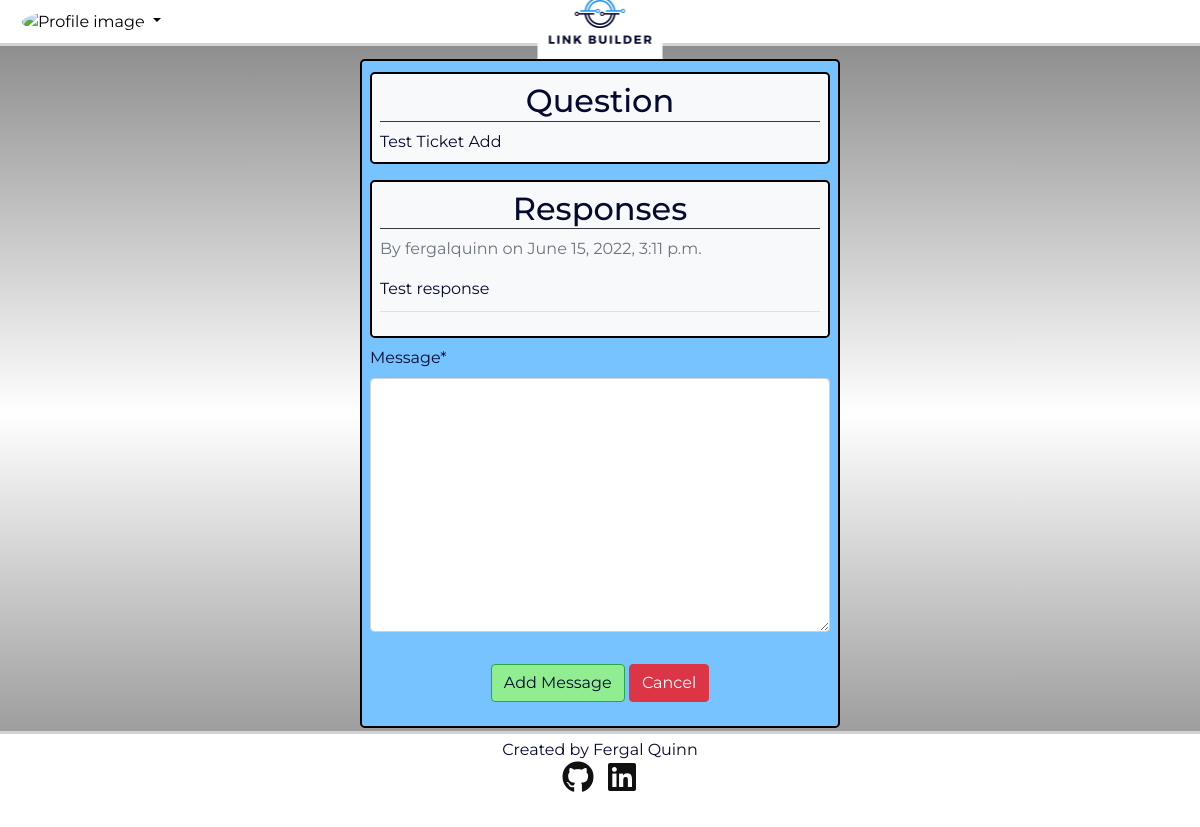
Page /ticket-details/8/ (signed in) on the earlier database version.
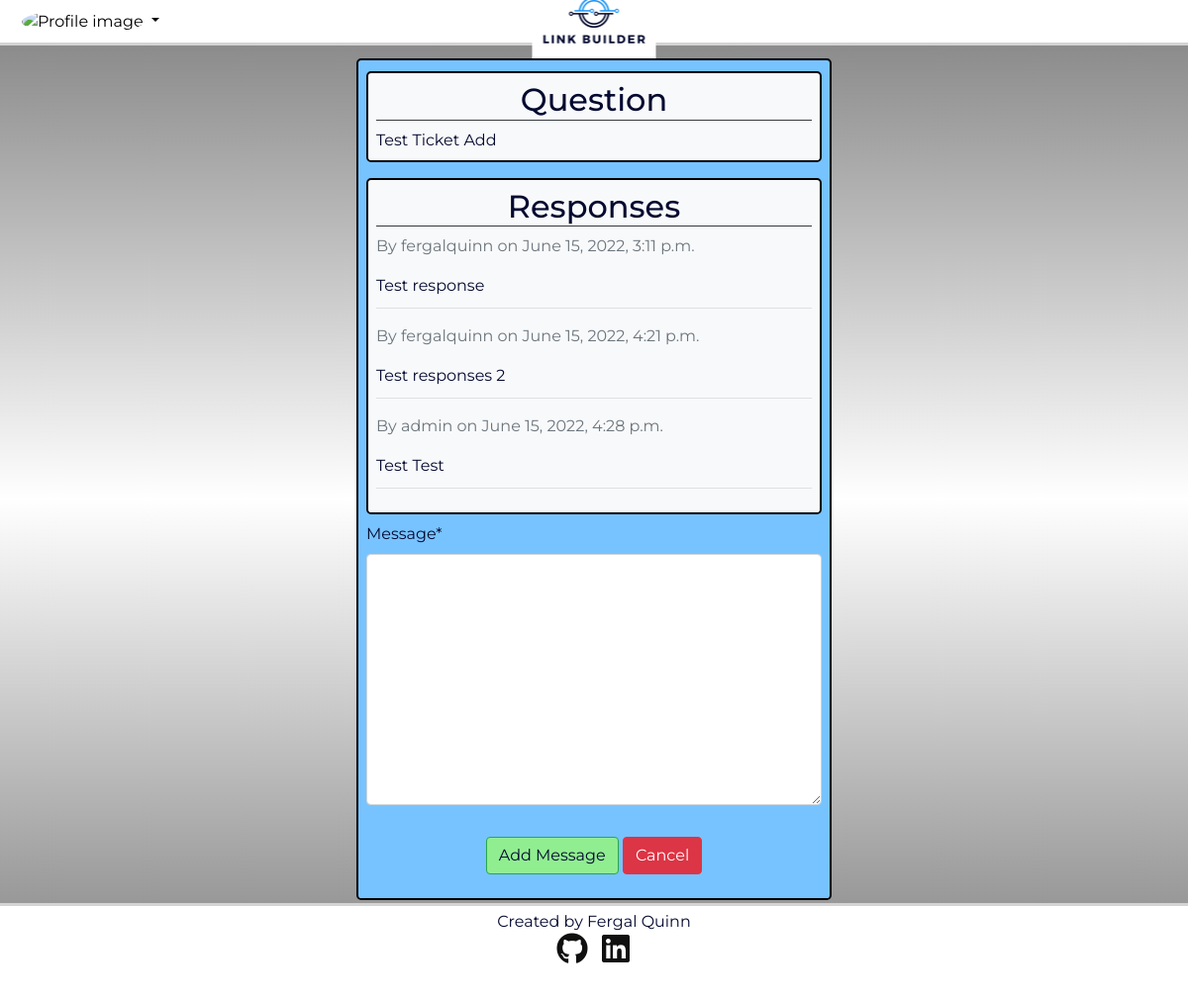
Same page on the later database version.
### accounts/models.py (models this page shows, shortened)
class Tickets_Messages(models.Model):
    ticket = models.ForeignKey(Support_Tickets, on_delete=models.CASCADE,
                               related_name="Tickets")
    created_on = models.DateTimeField(auto_now_add=True)
    user = models.ForeignKey(User, on_delete=models.CASCADE)
    message = models.TextField(blank=False)
    class Meta:
        ordering = ["-created_on"]
    class Meta:
        verbose_name_plural = 'Support Responses'

### accounts/views.py (the view, shortened to what this page needs)
# urls.py: path('ticket-details/<ticket_id>/', accounts_views.ticket_details,
@login_required()
def ticket_details(request, ticket_id):
    ticket = get_object_or_404(Support_Tickets, id=ticket_id)
    form = SupportMessageForm()
    if request.user == ticket.user:
        ticket_messages = Tickets_Messages.objects.all().filter(ticket=ticket)
        context = {
            'ticket': ticket,
            'ticket_messages': ticket_messages,
            'form': form
            }
        return render(request, 'accounts/ticket_detail.html', context)
    else:
        messages.warning(request, 'You do not have access to this page')
        return redirect('links-home')

### accounts/forms.py
class SupportMessageForm(forms.ModelForm):
    class Meta:
        model = Tickets_Messages
        fields = ['message']

### accounts/templates/accounts/ticket_detail.html (shortened to what this page needs)
{% extends "links/base.html" %}
{% block content %}
{% load crispy_forms_tags %}
{% load tz %}
<div class="jumbotron">
    <div class="jumbotron w-100 bg-light">
        <h1 class="border-bottom border-dark text-center">Question</h1>
        <div>{{ ticket.query }}</div>
    </div>
    <div class="jumbotron w-100 bg-light mt-3 mb-2">
        <h2 class="border-bottom border-dark text-center">Responses</h2>
        {% for ticket_message in ticket_messages %}
        <div>
            <p class="text-muted">By {{ticket_message.user}} on {{ticket_message.created_on}}</p>
            {{ticket_message.message}}
            <hr>
        </div>
        {% empty %}
        <p>No responses posted yet</p>
        {% endfor %}
    </div>
    <form method="POST">
        <fieldset class="form-group">
            {{ form|crispy }}
        </fieldset>
        <div class="text-center">
            <p>
                <button class="btn btn-success" type="submit">
                    Add Message
                </button>
                <button class="btn btn-danger" type="button"
                    onclick="location.href='{% url 'open-support-tickets' %}'">Cancel</button>
            </p>
        </div>
    </form>
</div>
{% endblock %}

Differences in the rows shown:
added Tickets_Messages: user "fergalquinn", created_on "June 15, 2022, 4:21 p.m.", message "Test responses 2"
added Tickets_Messages: user "admin", created_on "June 15, 2022, 4:28 p.m.", message "Test Test"
